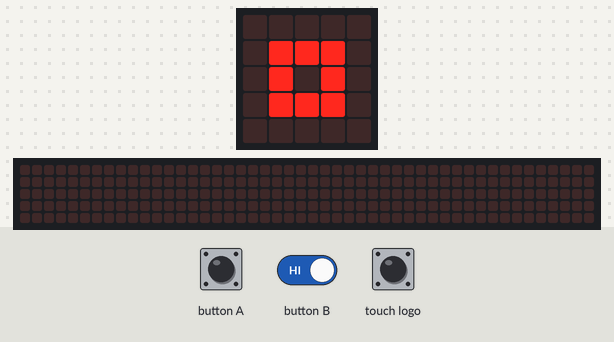
Recording of a program running on a simulated BBC micro:bit (MakeCode). On the bench: the board's 5×5 LED display, a strip that is not on the board, showing the scrolling text unrolled. Inputs (shaded band) come from the test bench. Random numbers come from a fixed seed; the 48×5 strip is a reading aid, not a part: it shows the text the display is scrolling, unrolled, one strip-width of it at a time.

Above: at 1.2 s.
1.3 s: button A pressed for 1 s
At 2.3 s:
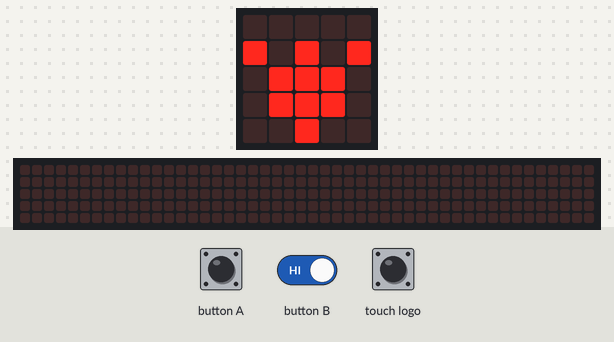
8.3 s: button A driven LOW and button B driven LOW
11.3 s: button B released
At 16.57 s:
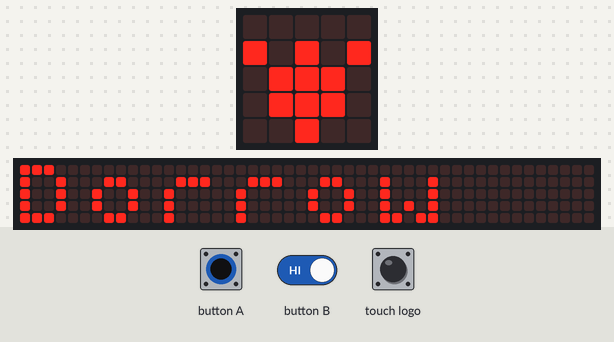
20.3 s: button B held down
23.3 s: touch logo pressed for 3.2 s
At 29.33 s:
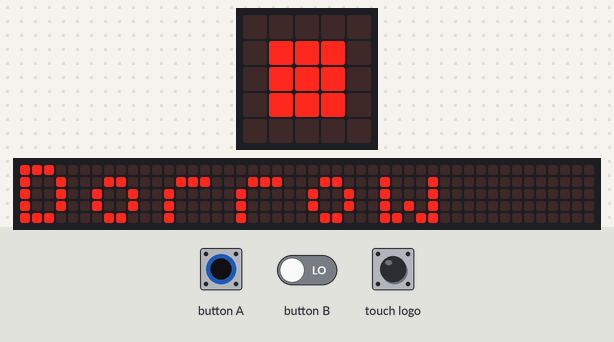

The program:

main.ts
```typescript
function 勝利判定 (プレイヤーの手: number) {
    手表示(プレイヤーの手)
    basic.pause(2000)
    敵の手 = randint(0, 2)
    手表示(敵の手)
    basic.pause(2000)
    if (プレイヤーの手 == 敵の手) {
        basic.showString("Dorrow")
    } else if (プレイヤーの手 == 0) {
        if (敵の手 == 1) {
            basic.showString("Win")
        } else if (敵の手 == 2) {
            basic.showString("Lose")
        }
    } else if (プレイヤーの手 == 1) {
        if (敵の手 == 0) {
            basic.showString("Lose")
        } else if (敵の手 == 2) {
            basic.showString("Win")
        }
    } else if (プレイヤーの手 == 2) {
        if (敵の手 == 0) {
            basic.showString("Win")
        } else if (敵の手 == 1) {
            basic.showString("Lose")
        }
    }
}
function 手表示 (手: number) {
    if (手 == 0) {
        basic.showLeds(`
            . . . . .
            . # # # .
            . # # # .
            . # # # .
            . . . . .
            `)
    } else if (手 == 1) {
        basic.showLeds(`
            . . # . #
            . # . # .
            . . # . #
            . # . # .
            # . . . .
            `)
    } else if (手 == 2) {
        basic.showLeds(`
            . . . . .
            # . # . #
            . # # # .
            . # # # .
            . . # . .
            `)
    }
}
let プレイヤーの手 = 0
let 敵の手 = 0
let 勝利数 = 0
let ゲームモード = 0
basic.forever(function () {
    if (ゲームモード == 0) {
        basic.showIcon(IconNames.Square)
        basic.showIcon(IconNames.SmallSquare)
        basic.showLeds(`
            . . . . .
            . . . . .
            . . # . .
            . . . . .
            . . . . .
            `)
        ゲームモード = 1
    } else if (ゲームモード == 1) {
        if (input.logoIsPressed()) {
            プレイヤーの手 = 0
            ゲームモード = 2
        } else if (input.buttonIsPressed(Button.B)) {
            プレイヤーの手 = 1
            ゲームモード = 2
        } else if (input.buttonIsPressed(Button.A)) {
            プレイヤーの手 = 2
            ゲームモード = 2
        }
    } else if (ゲームモード == 2) {
        勝利判定(プレイヤーの手)
        ゲームモード = 0
    }
})
```

test.ts
```typescript
// テストはここに来ます。このパッケージが拡張機能として使用されるときにはコンパイルされません。
```

Measured:
- after the input at 1.3 s, the display: changes after 0.34 s (image 1)
- what the display in image 0 shows lasts 0.6 s, from 0.6 s to 1.2 s
